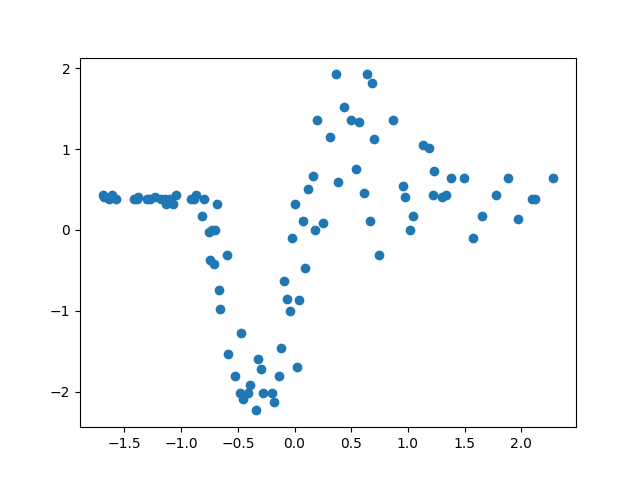

Reproduce this figure in Python.
import os

os.environ["CUDA_VISIBLE_DEVICES"] = "1"

import matplotlib.pyplot as plt

import jax
import jax.numpy as jnp

from gpax.models import ExactGPRegression
import gpax.kernels as gk
import gpax.likelihoods as gl
import gpax.means as gm
import gpax.bijectors as gb
import gpax.distributions as gd
from gpax.plotting import plot_posterior

import optax
import regdata as rd

n_inducing = 10
X, y, X_test = rd.MotorcycleHelmet().get_data()
inducing_key = jax.random.PRNGKey(0)
X_inducing = jax.random.choice(inducing_key, X, (n_inducing,), replace=False)
optimizer_key = jax.random.PRNGKey(2)
optimizer = optax.adam(1e-2)
n_iters = 200

### Check
# l_prior = gb.get_positive_bijector()(gd.Normal(loc=0.0, scale=1.0))
# gp = ExactGPRegression(
#     kernel=gk.RBF(input_dim=X.shape[1], lengthscale_prior=l_prior), likelihood=gl.Gaussian(), mean=gm.Scalar()
# )
# key = jax.random.PRNGKey(1)
# gp.initialize(key)


latent_gp = ExactGPRegression(kernel=gk.RBF(input_dim=X.shape[1]), likelihood=gl.Gaussian(), mean=gm.Scalar())
likelihood = gl.HeteroscedasticGaussian(latent_gp=latent_gp)
gp = ExactGPRegression(
    kernel=gk.RBF(input_dim=X.shape[1]), likelihood=likelihood, mean=gm.Scalar(), X_inducing=X_inducing
)

### Test
# init_key = jax.random.PRNGKey(0)
# gp.initialize(init_key)
log_prob = gp.log_probability(X, y)
gp.unconstrain()
log_prior = gp.log_prior()

gp.constrain()
result = gp.optimize(optimizer_key, optimizer, X, y, n_iters=n_iters, lax_scan=True)

plt.plot(result["loss_history"])
plt.savefig("loss.png")

pred_mean, pred_cov = gp.predict(X, y, X_test)

fig, ax = plt.subplots()
plot_posterior(X, y, X_test, pred_mean, pred_cov, ax=ax)
fig.savefig("test.png")
